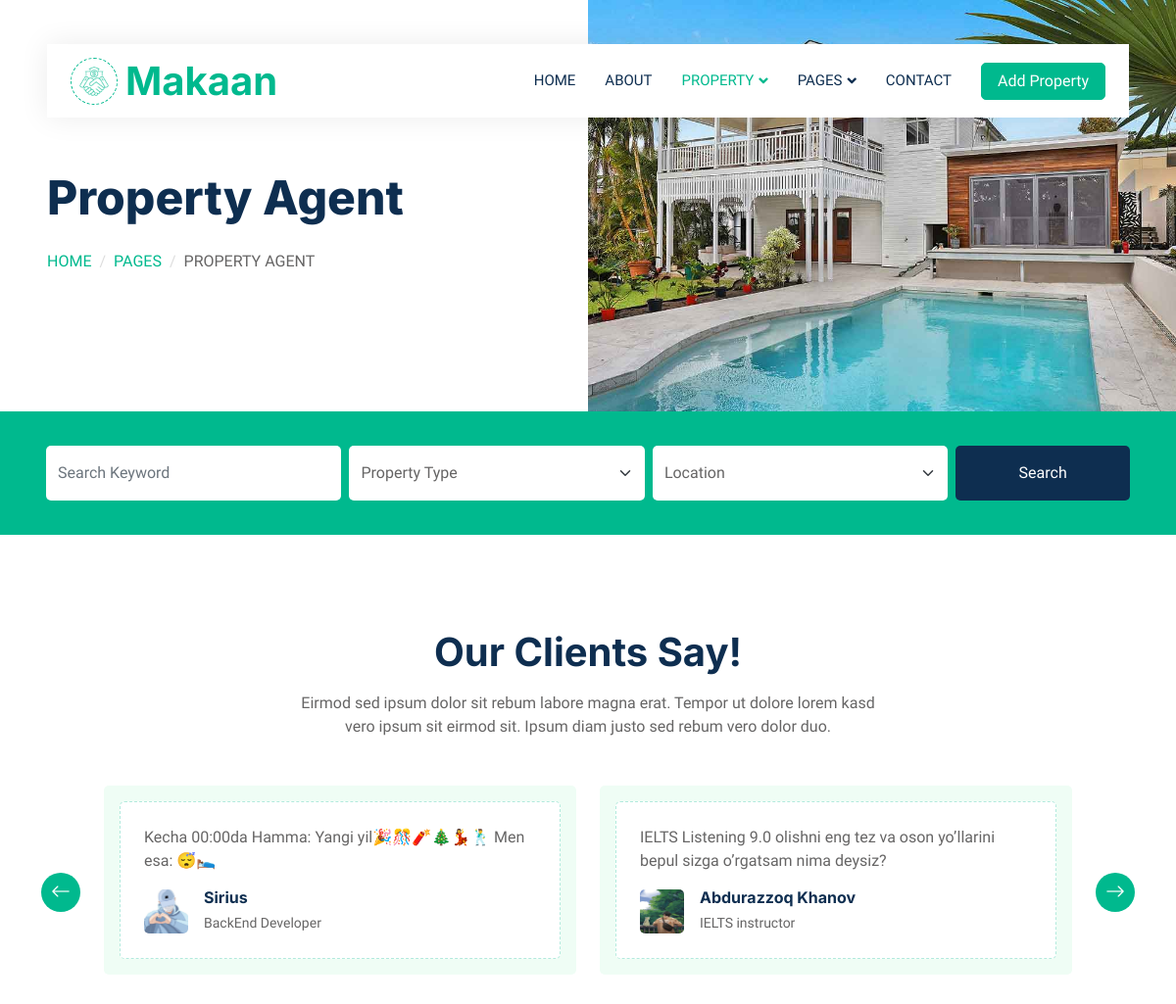
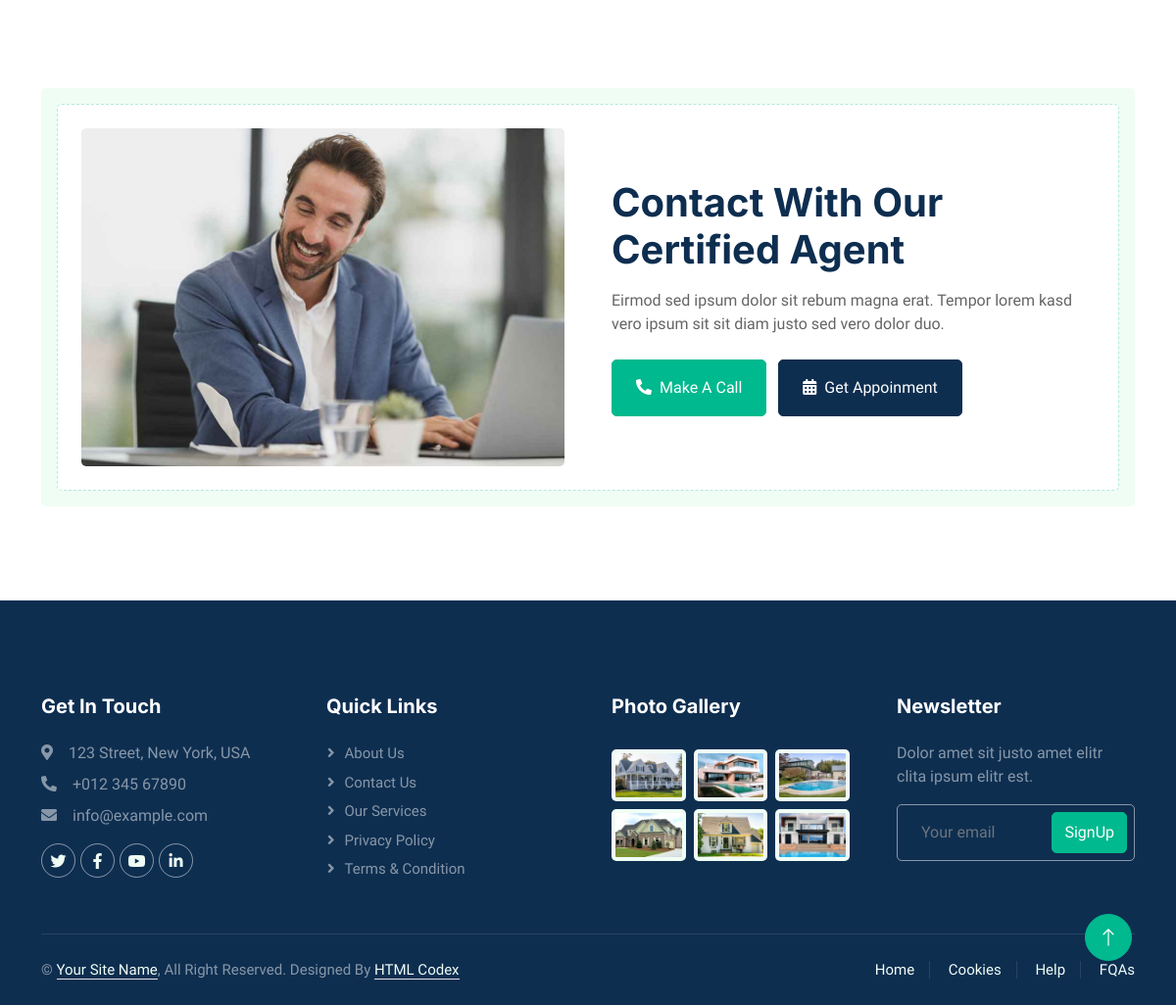
The app's page /agent/ with its own data (2 pictures, top to bottom).
### logic/models.py (models this page shows, shortened)
class Test(models.Model):
    name = models.CharField(max_length=200)
    job = models.CharField(max_length=200)
    comment = models.TextField()
    img = models.ImageField(upload_to='index/img')

### logic/views.py (the view)
# urls.py: path('agent/', agent, name='agent'),
def agent(request):
    test = Test.objects.all()
    context = {
        "test": test,
    }
    return render(request, "property-agent.html", context=context)

### templates/property-agent.html (shortened to what this page needs)
{% extends 'base.html' %}
{% load static %}
{% block content %}
        <div class="container-fluid header bg-white p-0">
            <div class="row g-0 align-items-center flex-column-reverse flex-md-row">
                <div class="col-md-6 p-5 mt-lg-5">
                    <h1 class="display-5 animated fadeIn mb-4">Property Agent</h1>
                        <nav aria-label="breadcrumb animated fadeIn">
                        <ol class="breadcrumb text-uppercase">
                            <li class="breadcrumb-item"><a href="{% url 'index' %}">Home</a></li>
                            <li class="breadcrumb-item"><a href="#">Pages</a></li>
                            <li class="breadcrumb-item text-body active" aria-current="page">Property Agent</li>
                        </ol>
                    </nav>
                </div>
                <div class="col-md-6 animated fadeIn">
                    <img class="img-fluid" src="{% static 'img/header.jpg' %}" alt="">
                </div>
            </div>
        </div>
        <div class="container-fluid bg-primary mb-5 wow fadeIn" data-wow-delay="0.1s" style="padding: 35px;">
            <div class="container">
                <div class="row g-2">
                    <div class="col-md-10">
                        <div class="row g-2">
                            <div class="col-md-4">
                                <input type="text" class="form-control border-0 py-3" placeholder="Search Keyword">
                            </div>
                            <div class="col-md-4">
                                <select class="form-select border-0 py-3">
                                    <option selected>Property Type</option>
                                </select>
                            </div>
                            <div class="col-md-4">
                                <select class="form-select border-0 py-3">
                                    <option selected>Location</option>
                                </select>
                            </div>
                        </div>
                    </div>
                    <div class="col-md-2">
                        <button class="btn btn-dark border-0 w-100 py-3">Search</button>
                    </div>
                </div>
            </div>
        </div>
        <div class="container-xxl py-5">
            <div class="container">
                <div class="text-center mx-auto mb-5 wow fadeInUp" data-wow-delay="0.1s" style="max-width: 600px;">
                    <h1 class="mb-3">Our Clients Say!</h1>
                    <p>Eirmod sed ipsum dolor sit rebum labore magna erat. Tempor ut dolore lorem kasd vero ipsum sit eirmod sit. Ipsum diam justo sed rebum vero dolor duo.</p>
                </div>
                <div class="owl-carousel testimonial-carousel wow fadeInUp" data-wow-delay="0.1s">
                    {% for t in test %}
                    <div class="testimonial-item bg-light rounded p-3">
                        <div class="bg-white border rounded p-4">
                            <p>{{t.comment}}</p>
                            <div class="d-flex align-items-center">
                                <img class="img-fluid flex-shrink-0 rounded" src="{{t.img.url}}" style="width: 45px; height: 45px;">
                                <div class="ps-3">
                                    <h6 class="fw-bold mb-1">{{t.name}}</h6>
                                    <small>{{t.job}}</small>
                                </div>
                            </div>
                        </div>
                    </div>
                    {%endfor%}
                </div>
            </div>
        </div>
        <div class="container-xxl py-5">
            <div class="container">
                <div class="bg-light rounded p-3">
                    <div class="bg-white rounded p-4" style="border: 1px dashed rgba(0, 185, 142, .3)">
                        <div class="row g-5 align-items-center">
                            <div class="col-lg-6 wow fadeIn" data-wow-delay="0.1s">
                                <img class="img-fluid rounded w-100" src="{% static 'img/call-to-action.jpg' %}" alt="">
                            </div>
                            <div class="col-lg-6 wow fadeIn" data-wow-delay="0.5s">
                                <div class="mb-4">
                                    <h1 class="mb-3">Contact With Our Certified Agent</h1>
                                    <p>Eirmod sed ipsum dolor sit rebum magna erat. Tempor lorem kasd vero ipsum sit sit diam justo sed vero dolor duo.</p>
                                </div>
                                <a href="" class="btn btn-primary py-3 px-4 me-2"><i class="fa fa-phone-alt me-2"></i>Make A Call</a>
                                <a href="" class="btn btn-dark py-3 px-4"><i class="fa fa-calendar-alt me-2"></i>Get Appoinment</a>
                            </div>
                        </div>
                    </div>
                </div>
            </div>
        </div>
{% endblock content %}

### static/css/style.css (style rules this page uses)
:root { --primary: #00B98E; --secondary: #FF6922; --light: #EFFDF5; --dark: #0E2E50; }
.btn { transition: .5s; }
.btn.btn-primary, .btn.btn-secondary { color: #FFFFFF; }
@media (min-width: 992px) { .header { margin-top: -120px; } }
.breadcrumb-item + .breadcrumb-item::before { color: #DDDDDD; }
.testimonial-carousel { padding-left: 1.5rem; padding-right: 1.5rem; }
@media (min-width: 576px) { .testimonial-carousel { padding-left: 4rem; padding-right: 4rem; } }
.testimonial-carousel .testimonial-item .border { border: 1px dashed rgba(0, 185, 142, .3) !important; }

### records on screen
Test: comment "Kecha 00:00da Hamma: Yangi yil🎉🎊🧨🎄💃🕺 Men esa: 😴🛌", img (picture), name "Sirius", job "BackEnd Developer"
Test: comment "IELTS Listening 9.0 olishni eng tez va oson yo’llarini bepul sizga o’rgatsam nima deysiz?", img (picture), name "Abdurazzoq Khanov", job "IELTS instructor"
